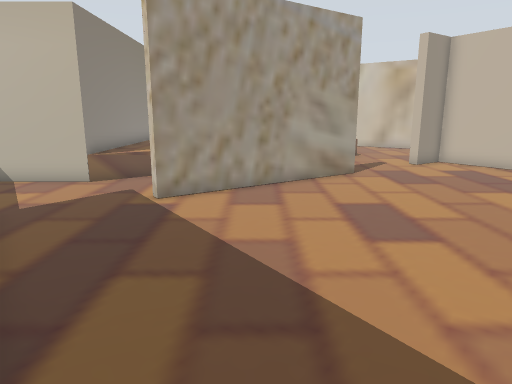
[1] (above)

15 first-person views from a walk through a world built for the Gazebo simulator. The camera is 1.2 m above the floor, tilts 12° down and sees 70° across. The floor is counted in squares, 0.5 m on a side. Each view is taken from the middle of a square. On the plan, view 1 faces up. The plan holds only what a view shows up to about 20 squares ahead; the rest is blank. The place goes on beyond the plan.

[2]
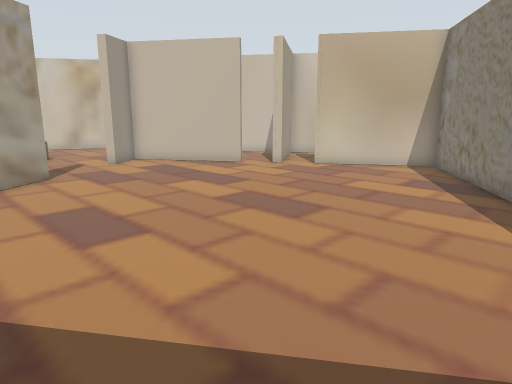

[3]
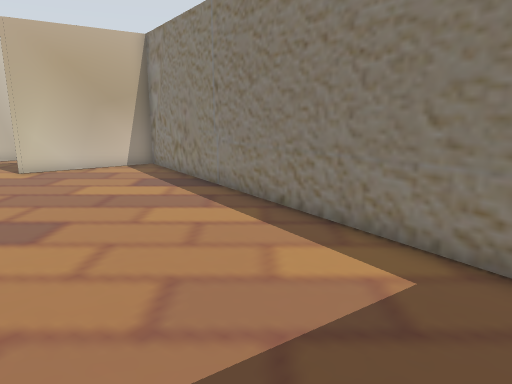

[4]
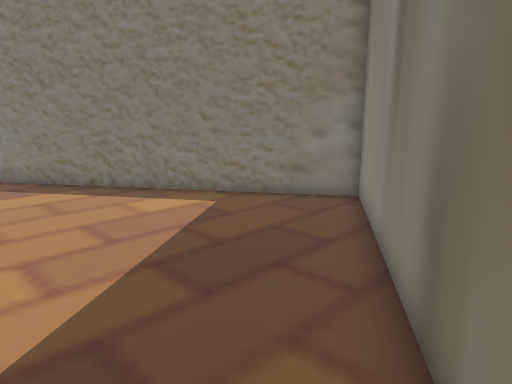

[5]
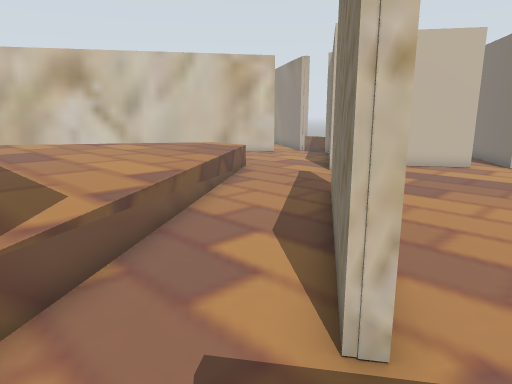

[6]
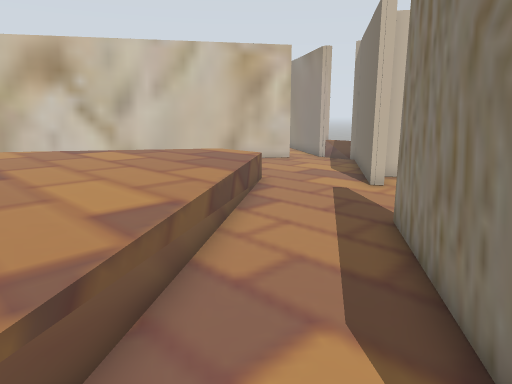

[7]
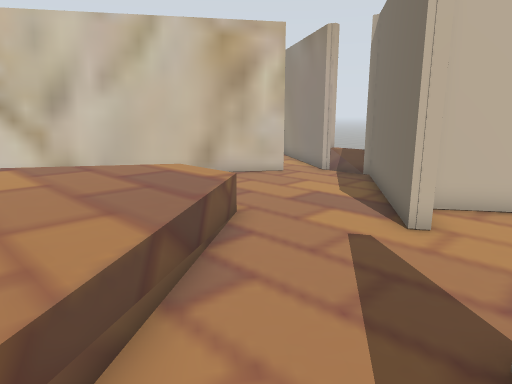

[8]
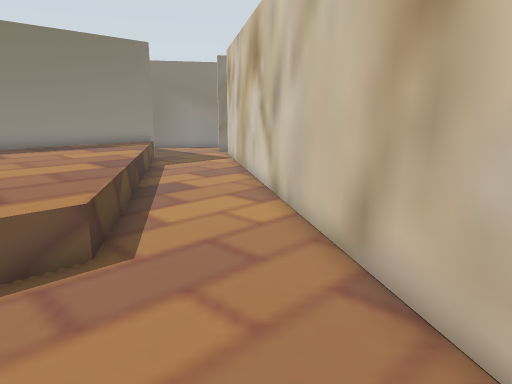

[9]
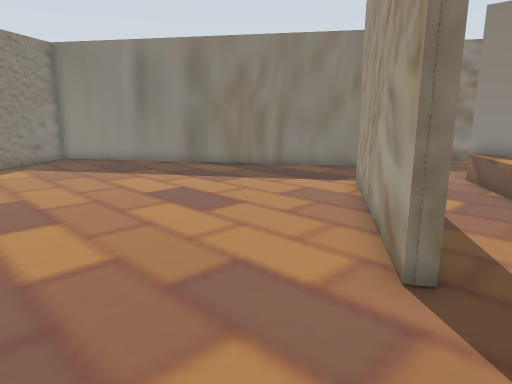

[10]
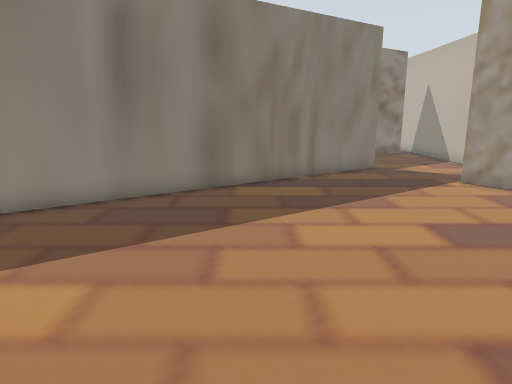

[11]
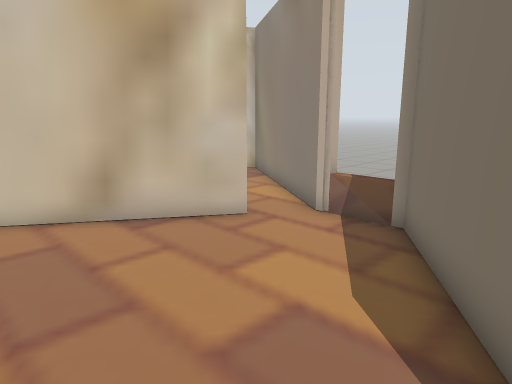

[12]
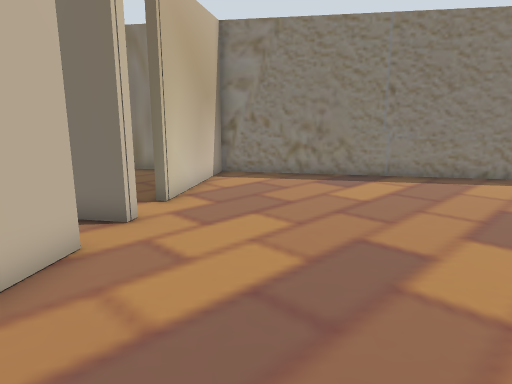

[13]
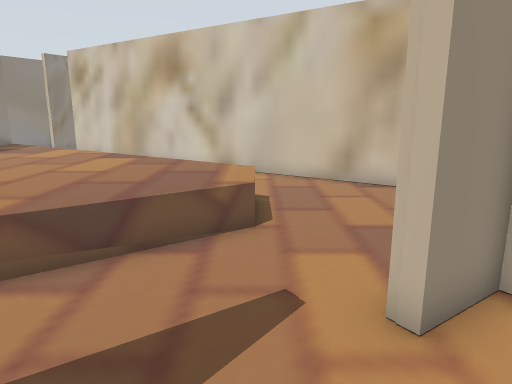

[14]
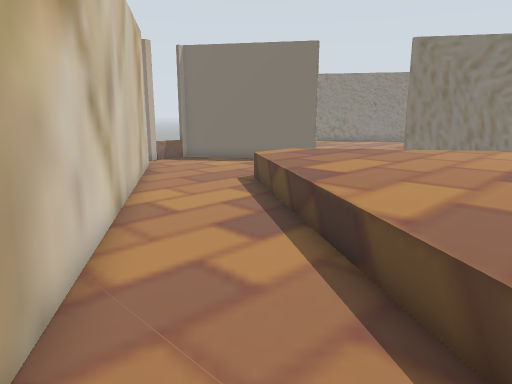

[15]
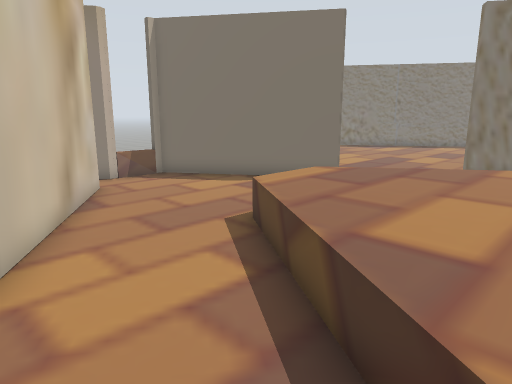

### Floor plan
Points are (right, up) in squares from view 1. A wall is a line through its corners. A room is listed if a view was taken in it or the views show most of it. See-through windows are left out.
Room 1 (views 1, 2, 3, 4, 5, 6, 7, 9, 10, 12, 13)
walls: (4.1, 15.1) (-2.8, 10.3) (-3.1, 10.7) (3.8, 15.4) (4.1, 15.1); (12.8, 13.7) (9.4, 18.7) (7.8, 17.6) (7.5, 18); (-6.6, 8.4) (2.3, -4.6) (17.6, 5.8); (15.6, 13.2) (13.9, 12.1) (13.6, 12.4); (17.6, 6.7) (14.8, 10.7); (-6, 16) (-6, 13) (-7.5, 13)
low walls: (3.1, 19.5) (-6, 13)
ways out: opening at (5.5, 19) to room 2
Room 2 (views 8, 11, 14, 15)
walls: (12.1, 25.2) (-1.9, 34.5); (7.5, 18) (13.5, 22.1) (13.5, 24.4)
low walls: (6.1, 21.7) (3.1, 19.5); (-5.9, 32.1) (6, 24.1) (6, 22.8)
ways out: opening at (5.5, 19) to room 1

Positions as (right, up) in squares from view 1, and headings:
1: (0, 0), facing up
2: (0, 0), facing up-right
3: (0, 1), facing right
4: (-3, 5), facing down-right
5: (-6, 9), facing up-right
6: (-4, 12), facing up-right
7: (0, 15), facing up-right
8: (12, 22), facing up-left
9: (9, 17), facing down-left
10: (10, 3), facing left
11: (6, 19), facing up-right
12: (6, 16), facing down-right
13: (6, 14), facing up
14: (-4, 34), facing down-right
15: (0, 30), facing down-right
